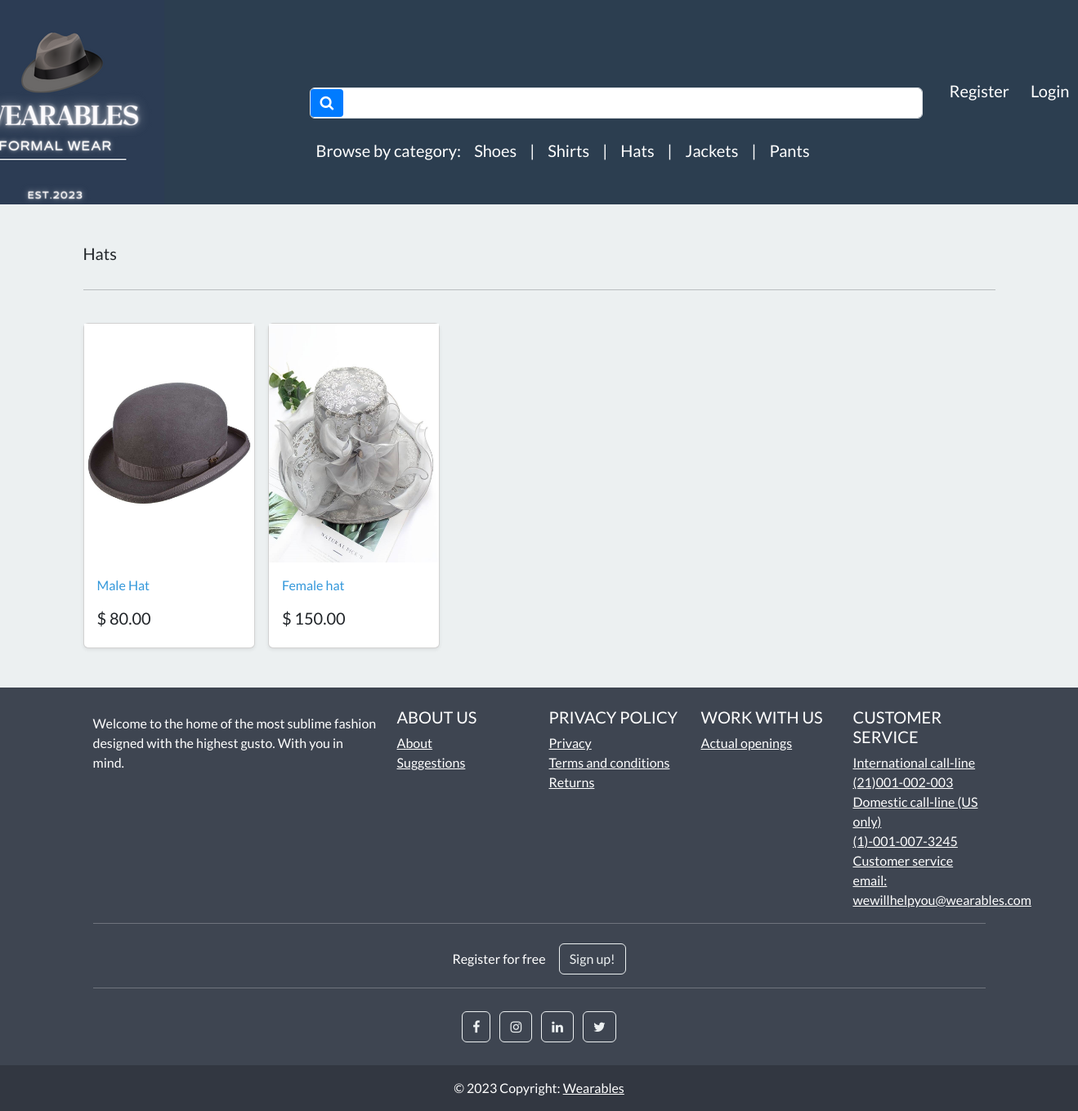
Page /search/hats/ on the committed database.
### store/models.py (models this page shows, shortened)
class Category(models.Model):
    name=models.CharField(max_length=250,db_index=True)                                                                 #db index to make looking for it faster
    slug=models.SlugField(max_length=250,unique=True)                              # slugs if remain MUST BE USED       #unique cause only one category for every product
    class Meta:
        verbose_name_plural = 'categories'                                                                              #django by default adds an s to category name
    def get_absolute_url(self):
        return reverse('list-category',args=[self.slug])

class Product(models.Model):
    category = models.ForeignKey(Category, related_name='product',on_delete=models.CASCADE, null=True)
    title=models.CharField(max_length=250)
    brand=models.CharField(max_length=250,default='un-branded')
    description= models.TextField(blank=True)                                                   #blank denotes an optional field
    slug=models.SlugField(max_length=255)                                                       #to make urls more user-friendly and readable and unique
    price=models.DecimalField(max_digits=5,decimal_places=2)                                     #product price
    image = models.ImageField(upload_to='images/')                                              #upon uploading an image will create an image subfolder in media (pillow rqd)
    tags = models.ManyToManyField('Tag', related_name='product_tags', blank=True)                #MANY TO MANY RELATIONSHIP with tags,acting as an intermediary
    class Meta:
        verbose_name_plural = 'products'                                                       #django by default adds an s to category name
    def get_absolute_url(self):
        return reverse('product-info',args=[self.slug])

### store/views.py (the view)
# urls.py: path('search/<slug:category_slug>/', views.list_category, name='list-category'),  # referencing a slug variable
def list_category(request,category_slug=None ):                                                                         #(a view for individual category)
    category = get_object_or_404(Category,slug=category_slug)
    products = Product.objects.filter(category=category)                                                            #defining the products and filtering them by category
    return render(request, 'store/list-category.html', {'category':category,'products':products})

### cart/cart.py (called while the page is built)
    def __len__(self):                                                                                #total length of products in a session
        return sum(item['qty'] for item in self.cart.values())                                        #total number of items in a shopping cart

### cart/context_processors.py (called while the page is built)
def cart(request):
    return {'cart':Cart(request)}

### store/views.py (called while the page is built)
def categories(request):
    all_categories=Category.objects.all()                                                                               #select all categories(shoes and shirts)
    return {'all_categories': all_categories}

### store/templates/store/list-category.html
{% extends "./base.html" %}
{% load static %}
{% block content %}
<main>
  <div class="album py-5 bg-light">
    <div class="container">
      <div class="pb-3 h5"> {{ category.name| capfirst }} </div>
      <hr>
      <br>
      <div class="row row-cols-1 row-cols-sm-2 row-cols-md-5 g-3">
        {%  for product in products %}
        <div class="col">
          <div class="card shadow-sm">
          <img class="img-fluid" alt="Responsive image" src="{{product.image.url}}">
            <div class="card-body">
              <p class="card-text">
                <a class="text-info text-decoration-none" href="{{ product.get_absolute_url}}"> {{ product.title }} </a>
              </p>
              <div class="d-flex justify-content-between align-items-center">
                <h5> $ {{ product.price }} </h5>
              </div>
            </div>
          </div>
        </div>
{%endfor %}
      </div>
    </div>
  </div>
</main>
{% endblock %}

### store/templates/store/base.html (shortened to what this page needs)
{% load static %}
<!DOCTYPE html>
<html>
    <head>
        <link rel="stylesheet" href="https://bootswatch.com/5/flatly/bootstrap.min.css">
        <link rel="stylesheet" href="https://cdnjs.cloudflare.com/ajax/libs/font-awesome/4.7.0/css/font-awesome.min.css">
        <link rel="stylesheet" href="{%static 'css/styles.css'%}">
    </head>
<nav class="navbar navbar-expand-lg bg-primary justify-content-center" style="max-height: 250px; margin: auto;">
        <a class="navbar-brand main-heading text-white" href="{% url 'store' %}">
            <img src="{% static 'media/images/Wearables1.png' %}" alt="Your Custom Logo">
        </a>
<nav class="navbar navbar-expand-lg navbar-light bg-primary justify-content-center" style="padding-left: 150px;padding-top: 80px;">
    <div class="container navbar-light">
        <div class="search-form">
            <form class="d-flex mb-3" action="{% url 'search' %}" method="GET">
                <div style="position: relative;">
                    <button class="btn btn-primary d-flex align-items-center" type="submit" style="position: absolute; left: 1px; top: 50%; transform: translateY(-50%); border: none; background-color: #007bff; color: #fff; padding: 8px 12px; border-radius: 4px; cursor: pointer; transition: background-color 0.2s; border-radius: 4px;">
                        <i class="fa fa-search" style="font-size: 18px;" aria-hidden="true"></i>
                    </button>
                    <input class="form-control me-2" type="search" name="search_query" style="width: 750px; padding-left: 50px; background-color: #fff; color: #000;" aria-label="Search">
                </div>
            </form>
            <div class="categories-list">
                <div class="w-100 d-flex justify-content-center bg-primary">
                    <ul class="navbar-nav me-auto mb-2 mb-md-0">
                        <li class="nav-item">
                            <a class="nav-link text-white" href="" style="font-size:20px;">Browse by category:</a>
                        </li>
                        {% for category in all_categories %}
                            <li class="nav-item">
                                <a class="nav-link text-white" href="{{ category.get_absolute_url }}" style="font-size:20px;">{{ category.name|capfirst }}</a>
                            </li>
                            {% if not forloop.last %}
                                <li class="nav-item">
                                    <span class="nav-link text-white" style="font-size: 20px;"> | </span>
                                </li>
                            {% endif %}
                        {% endfor %}
                    </ul>
                </div>
            </div>
        </div>
    </div>
</nav>
        <div class="collapse navbar-collapse text-center" id="navbarNavDropdown">
            <ul class="navbar-nav ms-auto">
            {% if user.is_authenticated%}
                <li class="nav-item">
                    <a class="btn btn-alert navbar-btn text-white" type="button" style="font-size:20px;"  href="{%  url 'dashboard' %}"><i class="fa fa-home" aria-hidden="true"></i> Dashboard </a>
                </li>
            {% else %}
                 <li class="nav-item">
                    <a class="btn btn-alert navbar-btn text-white" type="button" style="font-size:20px;"  href="{%  url 'register' %}"> Register </a>
                </li>
            {% endif %}
            {% if user.is_authenticated %}
                 <li class="nav-item">
                     <a class="btn btn-alert navbar-btn text-white" type="button" style="font-size:20px;" href="{% url 'user-logout'%}"><i class="fa fa-sign-out" aria-hidden="true"></i> Logout </a>
                </li>
                {% else%}
                <li class="nav-item">
                    <a class="btn btn-alert navbar-btn text-white" type="button"  style="font-size:20px;" href="{% url 'my-login'%}"> Login </a>
                </li>
            {% endif %}
            </ul>
        </div>
    </nav>
    <body>
        {% block content %}
        {% endblock %}
    </body>
  <footer
          class="text-center text-lg-start text-white"
          style="background-color: #3e4551"
          >
    <div class="container p-4 pb-0">
      <section class="">
        <div class="row">
          <div class="col-lg-4 col-md-6 mb-4 mb-md-0">
            <p>
              Welcome to the home of the most sublime fashion designed with the highest gusto. With you in mind.
            </p>
          </div>
          <div class="col-lg-2 col-md-6 mb-4 mb-md-0">
            <h5 class="text-uppercase">About us</h5>
            <ul class="list-unstyled mb-0">
              <li>
                <a href="#!" class="text-white">About</a>
              </li>
              <li>
                <a href="#!" class="text-white">Suggestions</a>
              </li>
            </ul>
          </div>
          <div class="col-lg-2 col-md-6 mb-4 mb-md-0">
            <h5 class="text-uppercase">Privacy policy</h5>
            <ul class="list-unstyled mb-0">
              <li>
                <a href="#!" class="text-white">Privacy</a>
              </li>
              <li>
                <a href="#!" class="text-white">Terms and conditions</a>
              </li>
              <li>
                <a href="#!" class="text-white">Returns</a>
              </li>
            </ul>
          </div>
          <div class="col-lg-2 col-md-6 mb-4 mb-md-0">
            <h5 class="text-uppercase">Work with us</h5>
            <ul class="list-unstyled mb-0">
              <li>
                <a href="#!" class="text-white">Actual openings</a>
              </li>
            </ul>
          </div>
          <div class="col-lg-2 col-md-6 mb-4 mb-md-0">
            <h5 class="text-uppercase">Customer service</h5>
            <ul class="list-unstyled mb-0">
              <li>
                <a href="#!" class="text-white">International call-line</a>
              </li>
              <li>
                <a href="#!" class="text-white">(21)001-002-003</a>
              </li>
              <li>
                <a href="#!" class="text-white">Domestic call-line (US only)</a>
              </li>
              <li>
                <a href="#!" class="text-white">(1)-001-007-3245</a>
              </li>
              <li>
                <a href="#!" class="text-white">Customer service email:</a>
              </li>
                <li>
                <a href="#!" class="text-white">wewillhelpyou@wearables.com</a>
              </li>
            </ul>
          </div>
        </div>
      </section>
      <hr class="mb-4" />
      <section class="">
        <p class="d-flex justify-content-center align-items-center">
          <span class="me-3">Register for free</span>
          <button type="button" class="btn btn-outline-light btn-rounded">
            Sign up!
          </button>
        </p>
      </section>
      <hr class="mb-4" />
      <section class="mb-4 text-center">
        <a
           class="btn btn-outline-light btn-floating m-1"
           href="#!"
           role="button"
           ><i class="fa fa-facebook-f"></i
          ></a>
        <a
           class="btn btn-outline-light btn-floating m-1"
           href="#!"
           role="button"
           ><i class="fa fa-instagram"></i
          ></a>
        <a
           class="btn btn-outline-light btn-floating m-1"
           href="#!"
           role="button"
           ><i class="fa fa-linkedin"></i
          ></a>
        <a
           class="btn btn-outline-light btn-floating m-1"
           href="#!"
           role="button"
           ><i class="fa fa-twitter"></i
          ></a>
      </section>
    </div>
    <div
         class="text-center p-3"
         style="background-color: rgba(0, 0, 0, 0.2)"
         >
      © 2023 Copyright:
      <a class="text-white">Wearables</a>
    </div>
  </footer>
</html>

### rows in the picture
Category: name "Shoes"
Category: name "Shirts"
Category: name "Hats"
Category: name "Jackets"
Category: name "Pants"
Product: image (picture), title "Male Hat", price "80.00"
Product: image (picture), title "Female hat", price "150.00"
